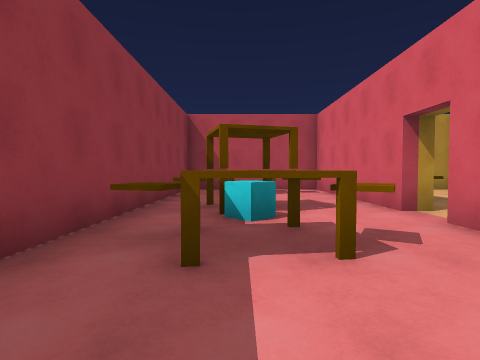
view 1 (above)

18 first-person views from a walk through a 3-D level made in the Unity game engine. The camera is 1.3 m above the floor, tilts 2° down and sees 80° across. The floor is counted in squares, 2 m on a side. Each view is taken from the middle of a square. On the plan, view 1 faces up. The plan holds only what a view shows up to about 9 squares ahead; the rest is blank. The player character is not drawn.

view 2
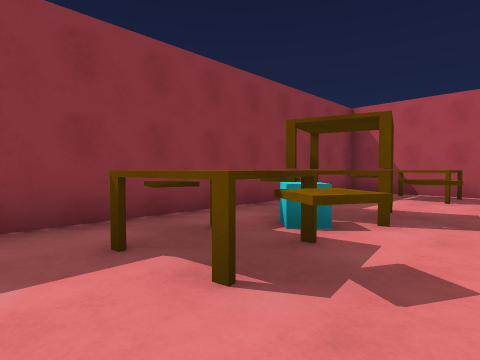

view 3
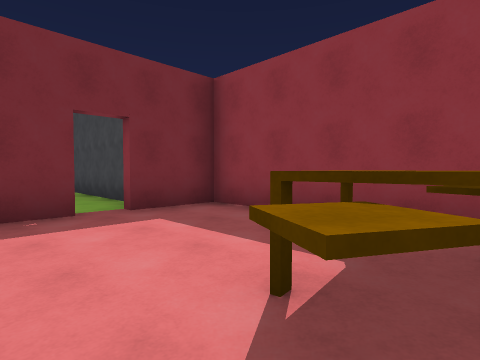

view 4
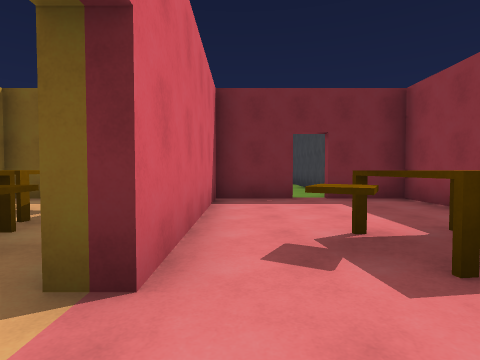

view 5
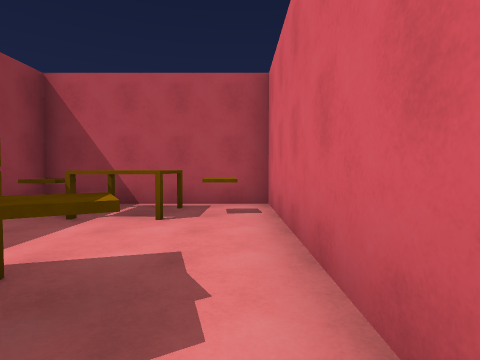

view 6
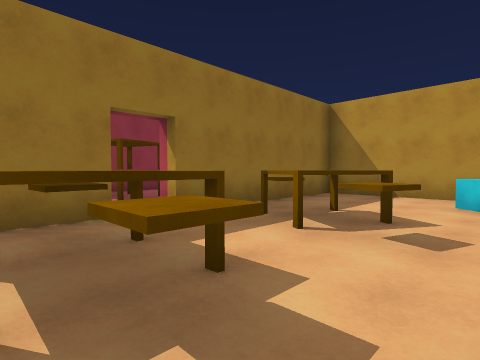

view 7
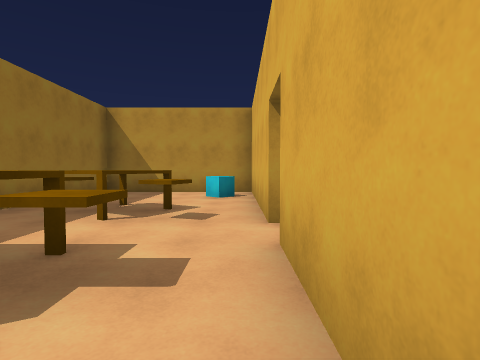

view 8
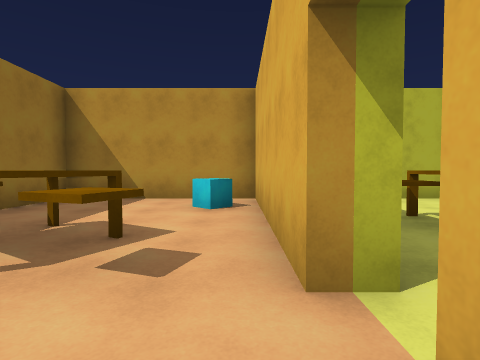

view 9
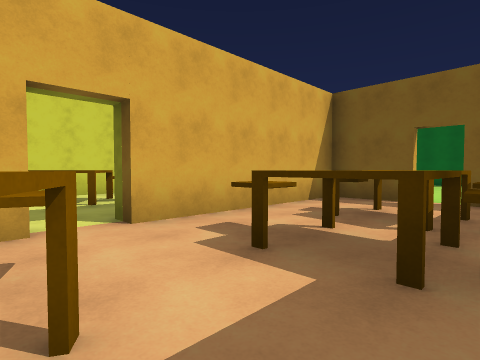

view 10
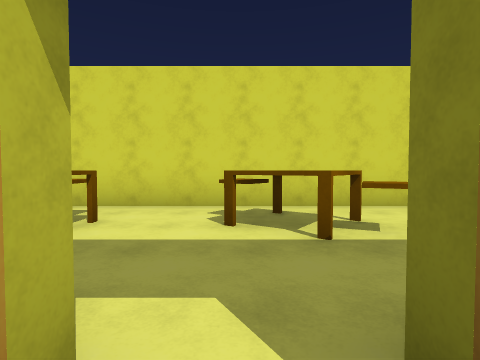

view 11
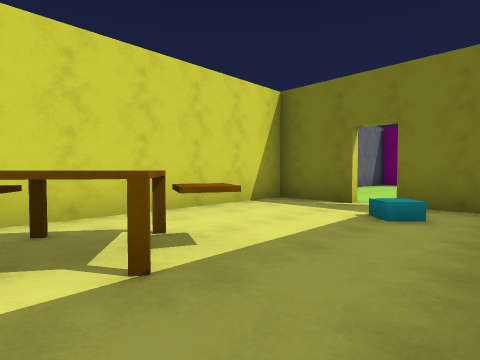

view 12
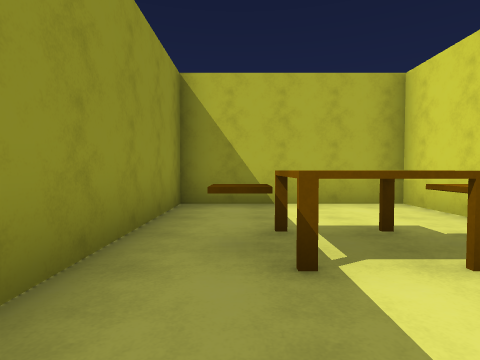

view 13
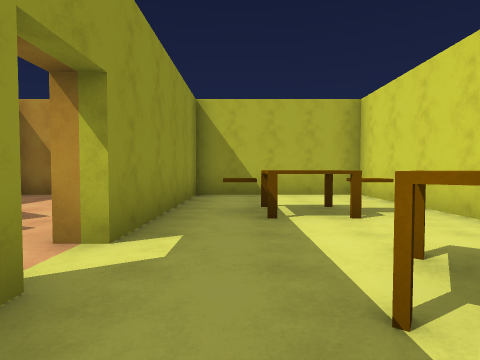

view 14
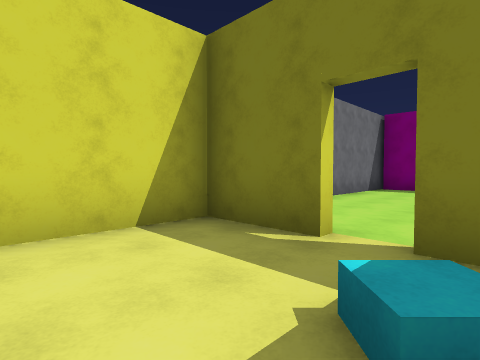

view 15
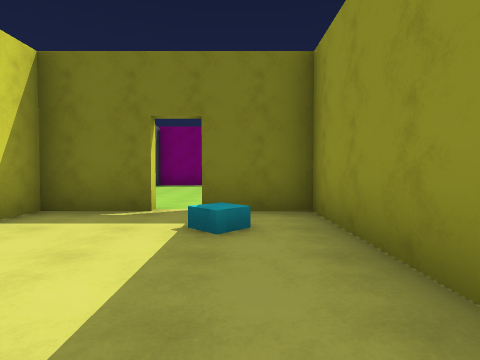

view 16
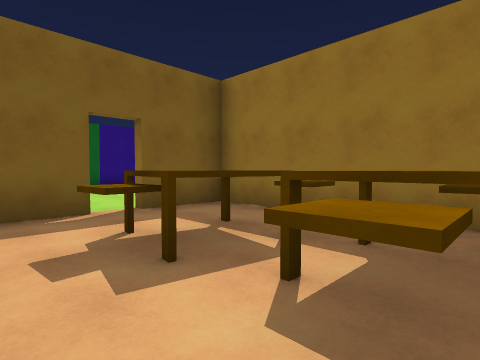

view 17
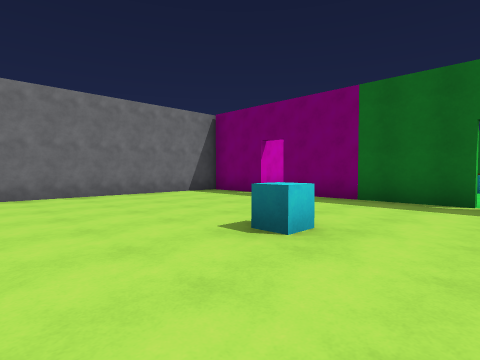

view 18
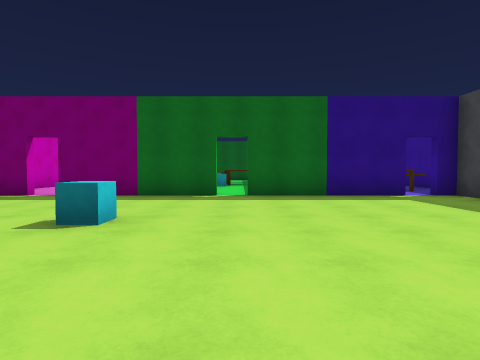

### Floor plan
Points are (right, up) in squares from view 1. A wall is a line through its corners. A room is listed if a view was taken in it or the views show most of it. See-through windows are left out.
Room 1 (views 1, 2, 3, 4, 5)
walls: (2.6, 4.5) (2.6, 9.5) (-1.7, 9.5) (-1.7, -1.5) (0, -1.5); (0.8, -1.5) (2.6, -1.5) (2.6, 3.5)
low walls: (1.4, 2.6) (1.2, 2.2); (2, 8.1) (1.4, 8.1); (-0.5, 8.2) (-0.5, 7.9) (-1, 7.9)
ways out: opening at (3, 4) to room 2; gap at (0.5, -2) to room 4
objects: table (-1, 2) to (1, 3); table (-1, 5); cyan cube (0, 4); table (0, 5) to (1, 5); table (0, 8) to (1, 9)
Room 2 (views 6, 7, 8, 9, 10, 16)
walls: (2.6, 3.5) (3.1, 3.5) (3.1, -1.5) (4.9, -1.5); (7.4, 4.5) (7.4, 7); (7.4, 8.8) (7.4, 9.5) (3.1, 9.5) (3.1, 4.5) (2.6, 4.5); (5.5, -1.5) (7.4, -1.5) (7.4, 3.5)
low walls: (3.9, 1.4) (4.4, 1.4)
ways out: opening at (3, 4) to room 1; opening at (8, 4) to room 3; opening at (5, -2) to room 4
objects: table (4, 2) to (6, 3); table (4, 5) to (6, 6); table (5, 0) to (6, 1); cyan cube (7, 8)
Room 3 (views 11, 12, 13, 14, 15)
walls: (7.4, 3.5) (7.9, 3.5); (7.9, 1.8) (7.9, -1.5) (9.6, -1.5); (10.4, -1.5) (12.1, -1.5) (12.1, 9.5) (7.9, 9.5) (7.9, 4.5) (7.4, 4.5)
ways out: opening at (8, 4) to room 2; opening at (10, -2) to room 4
objects: table (9, 6) to (11, 7); table (10, 3) to (11, 4)
Room 4 (views 17, 18)
walls: (5.5, -9.3) (9.6, -9.3); (10.4, -9.3) (11.5, -9.3); (0.8, -9.3) (4.9, -9.3); (-0.5, -2.9) (-0.5, -6.4); (12.5, -8.2) (12.5, -3.6); (-0.5, -9.3) (0, -9.3)
ways out: gap at (0.5, -2) to room 1; opening at (5, -2) to room 2; opening at (10, -2) to room 3; opening at (5, -9); opening at (10, -9)
objects: cyan cube (7, -5)

Where each view was taken, in squares from view 1:
view 1: 0 up, 0 right, facing up
view 2: 1 up, 2 right, facing up-left
view 3: 3 up, 2 right, facing down-left
view 4: 5 up, 2 right, facing down
view 5: 4 up, 2 right, facing up
view 6: 2 up, 7 right, facing up-left
view 7: 1 up, 7 right, facing up
view 8: 3 up, 7 right, facing up
view 9: 5 up, 4 right, facing down-right
view 10: 4 up, 7 right, facing right
view 11: 4 up, 8 right, facing down-right
view 12: 4 up, 9 right, facing up
view 13: 2 up, 9 right, facing up
view 14: 1 up, 9 right, facing down-right
view 15: 3 up, 9 right, facing down
view 16: 3 up, 7 right, facing down-left
view 17: 3 down, 5 right, facing down-right
view 18: 2 down, 5 right, facing down
